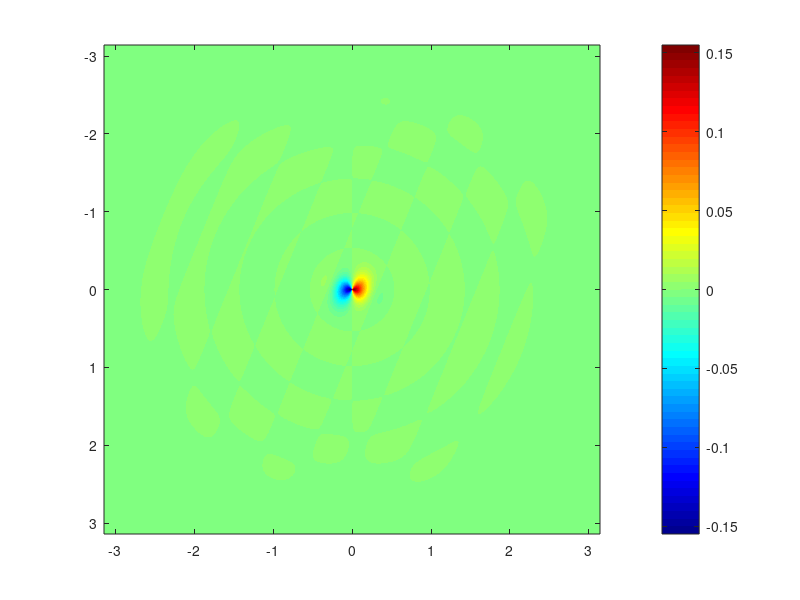

Write MATLAB code to recreate this figure. (Note: this script raises an error after producing the figure.)
%% define the k-space
% real space range in um
dx = 1;
dy = 1;
xRange = 1500 + dx/2;
yRange = 1500 + dy/2;
x = -xRange:dx:xRange;
y = -yRange:dy:yRange;
[X,Y] = meshgrid(x,y);
% defind the k-space
% dkx = 2pi/(range of x)
dkx = pi/xRange;
dky = pi/yRange;
% (range of kx) = 2pi/dx
kxRange = pi/dx;
kyRange = pi/dy;
kx = linspace(-kxRange, kxRange - dkx, length(x));
ky = linspace(-kyRange, kyRange - dky, length(y));
[Kx, Ky] = meshgrid(kx,ky);
K = sqrt(Kx.^2 + Ky.^2);

%% define SQUID height and geometry
a = 7.13;
b = 3.57;
z_0 = 4.2;
alpha = 1;

%% center of SQUID
x0 = 5;
y0 = 2;
%% Pearl lenth and flux quanta
lambda_0 = 420;
Phi_0 = 2.068e-15; % N*m/A
%% get fields in k-space
% really hx(k)/I

%hxk
hxk = 1i * pi * a * Kx .* exp(-K * z_0 - 1i * Kx * x0 - 1i * Ky * y0) .* besselj(1, K * a) ./ (K .* (1 + lambda_0 * K));

%hyk
hyk = 1i * pi * a * Ky .* exp(-K * z_0- 1i * Kx * x0 - 1i * Ky * y0) .* besselj(1, K * a) ./ (K .* (1 + lambda_0 * K));

% only imag parts because real parts are zero
figure(288)
imagesc(kx,ky,imag(hxk))
colormap jet
c = colorbar;
c.Label.String = '\mum';
set(gca, 'FontSize',20)
xlabel('kx (1/\mum)')
ylabel('ky (1/\mum)')
set(gcf,'Position',[100 100 500 427])
set(gca, 'ydir', 'normal')
title('$h_x^r(\vec{k})/I$','Interpreter','latex')

figure(287)
imagesc(kx,ky,imag(hyk))
colormap jet
c = colorbar;
c.Label.String = '\mum';
set(gca, 'FontSize',20)
xlabel('kx (1/\mum)')
ylabel('ky (1/\mum)')
set(gca, 'ydir', 'normal')
title('$h_y^r(\vec{k})/I$','Interpreter','latex')

%% Fourier transform for x and y 

hx0 = ifft2(ifftshift(hxk));
hx0 = fftshift((hx0))/(dx*dy);

hy0 = ifft2(ifftshift(hyk));
hy0 = fftshift((hy0))/(dx*dy);

figure(343)
imagesc(x,y,real(hx0))
c = colorbar;
c.Label.String = '1/\mum';
set(gca, 'FontSize',20)
xlabel('x (\mum)')
ylabel('y (\mum)')
set(gcf,'Position',[100 100 500 427])
set(gca, 'ydir', 'normal')
title('$h_x^r(\vec{r})/I$','Interpreter','latex')

figure(243)
imagesc(x,y,real(hy0))
colormap jet
c = colorbar;
c.Label.String = '1/\mum';
set(gca, 'FontSize',20)
xlabel('x (\mum)')
ylabel('y (\mum)')
set(gcf,'Position',[100 100 500 427])
set(gca, 'ydir', 'normal')
title('$h_y^r(\vec{r})/I$','Interpreter','latex')


%% zoom in to center part
dxp = .1;
dyp = .1;
% plot range
xP = 20;
yP = 20;

% number of points to be plotted
Nx = round(xP/xRange * length(x)/2);
Ny = round(yP/yRange * length(x)/2);
% half of every vector
halfX = length(x)/2;
halfY = length(y)/2;
% range to interpolate to
xq = x(halfX - Nx):dxp:x(halfX + Nx + 2);
yq = y(halfX - Ny):dyp:y(halfY + Ny + 2);
[Xq,Yq] = meshgrid(xq,yq);

kx_useful = kx(halfX - Nx: halfX + Nx + 2);
ky_useful = ky(halfY - Ny: halfY + Ny + 2);
hxk_useful = real(hxk(halfX - Nx: halfX + Nx + 2, halfY - Ny: halfY + Ny +2));
hyk_useful = real(hyk(halfX - Nx: halfX + Nx + 2, halfY - Ny: halfY + Ny +2));

figure(345)
imagesc(kx_useful, ky_useful, hxk_useful)
colormap jet
%colorbar
c = colorbar;
c.Label.String = '\mum';
set(gca, 'FontSize',20)
xlabel('kx (1/\mum)')
ylabel('ky (1/\mum)')
set(gcf,'Position',[100 100 500 427])
set(gca, 'ydir', 'normal')
title('$h_x^r(\vec{k})/I$','Interpreter','latex')

figure(245)
imagesc(kx_useful, ky_useful, hyk_useful)
colormap jet
%colorbar
c = colorbar;
c.Label.String = '\mum';
set(gca, 'FontSize',20)
xlabel('kx (1/\mum)')
ylabel('ky (1/\mum)')
set(gcf,'Position',[100 100 500 427])
set(gca, 'ydir', 'normal')
title('$h_y^r(\vec{k})/I$','Interpreter','latex')

x_useful = x(halfX - Nx:halfX + Nx + 2);
y_useful = y(halfY - Ny:halfY + Ny + 2);
[X_useful, Y_useful] = meshgrid(x_useful, y_useful);

real_hx = real(hx0);
real_hx_useful = real_hx(halfX - Nx: halfX + Nx + 2, halfY - Ny: halfY+ Ny + 2);

real_hy = real(hy0);
real_hy_useful = real_hy(halfX - Nx: halfX + Nx + 2, halfY - Ny: halfY+ Ny + 2);

figure(346)
imagesc(x_useful, y_useful, real_hx_useful)
colormap jet
%colorbar 
c = colorbar;
c.Label.String = '1/\mum';
set(gca, 'FontSize',20)
xlabel('x (\mum)')
ylabel('y (\mum)')
set(gcf,'Position',[100 100 500 427])
set(gca, 'ydir', 'normal')
title('$h_z^r(\vec{r})/I$','Interpreter','latex')
%title('real part, unit 1/um')

figure(446)
imagesc(x_useful, y_useful, real_hy_useful)
colormap jet
%colorbar 
c = colorbar;
c.Label.String = '1/\mum';
set(gca, 'FontSize',20)
xlabel('x (\mum)')
ylabel('y (\mum)')
set(gcf,'Position',[100 100 500 427])
set(gca, 'ydir', 'normal')
title('$h_y^r(\vec{r})/I$','Interpreter','latex')

%% interpolate center data
real_hx_useful_interp = interp2(X_useful,Y_useful,real_hx_useful,Xq,Yq);
real_hy_useful_interp = interp2(X_useful,Y_useful,real_hy_useful,Xq,Yq);

xq = xq - x(halfX + 1) * ones(1, length(xq));
yq = yq - y(halfY + 1) * ones(1, length(yq));

[Xq, Yq] = meshgrid(xq, yq);

figure(347)
imagesc(xq, yq, real_hx_useful_interp)
colormap jet
%colorbar 
c = colorbar;
c.Label.String = '1/\mum';
set(gca, 'FontSize',20)
xlabel('x (\mum)')
ylabel('y (\mum)')
set(gcf,'Position',[100 100 500 427])
set(gca, 'ydir', 'normal')
title('$h_x^r(\vec{r})/I$','Interpreter','latex')
hold on
circle(x0, y0, a);
circle(x0, y0, b);
hold off


figure(447)
imagesc(xq, yq, real_hy_useful_interp)
colormap jet
%colorbar 
c = colorbar;
c.Label.String = '1/\mum';
set(gca, 'FontSize',20)
xlabel('x (\mum)')
ylabel('y (\mum)')
set(gcf,'Position',[100 100 500 427])
set(gca, 'ydir', 'normal')
title('$h_y^r(\vec{r})/I$','Interpreter','latex')
hold on 
circle(x0, y0, a);
circle(x0, y0, b);
hold off


totalField = sqrt(real_hx_useful_interp.^2 + real_hy_useful_interp.^2);
figure(448)
imagesc(xq, yq, totalField)
colormap summer
c = colorbar;
c.Label.String = '1/\mum';
set(gca, 'FontSize',20)
xlabel('x (\mum)')
ylabel('y (\mum)')
set(gcf,'Position',[100 100 500 427])
set(gca, 'ydir', 'normal')
title('$h_{in}^r(\vec{r})/I$','Interpreter','latex')
hold on
quiver(Xq(5:25:end,5:25:end),Yq(5:25:end,5:25:end),real_hx_useful_interp(5:25:end,5:25:end),real_hy_useful_interp(5:25:end,5:25:end),.5,'r', 'LineWidth', 2)
circle(x0, y0, a);
circle(x0, y0, b);
hold off

I = 3e-3; % A
totalForce = 2 * Phi_0 * totalField * 1e6 * I * 1e15; %pF
figure(449)
imagesc(xq, yq, totalForce)
colormap summer
c = colorbar;
c.Label.String = 'pN';
set(gca, 'FontSize',20)
xlabel('x (\mum)')
ylabel('y (\mum)')
set(gcf,'Position',[100 100 500 427])
title('$F_{in}$','Interpreter','latex')
set(gca, 'ydir', 'normal')
hold on
quiver(Xq(1:25:end,1:25:end),Yq(1:25:end,1:25:end),real_hx_useful_interp(1:25:end,1:25:end),real_hy_useful_interp(1:25:end,1:25:end),.5,'r', 'LineWidth', 2)
circle(x0, y0, a);
circle(x0, y0, b);
hold off

function h = circle(x,y,r)
hold on
th = 0:pi/50:2*pi;
xunit = r * cos(th) + x;
yunit = r * sin(th) + y;
h = plot(xunit, yunit,'k-','LineWidth', 3);
hold off
end